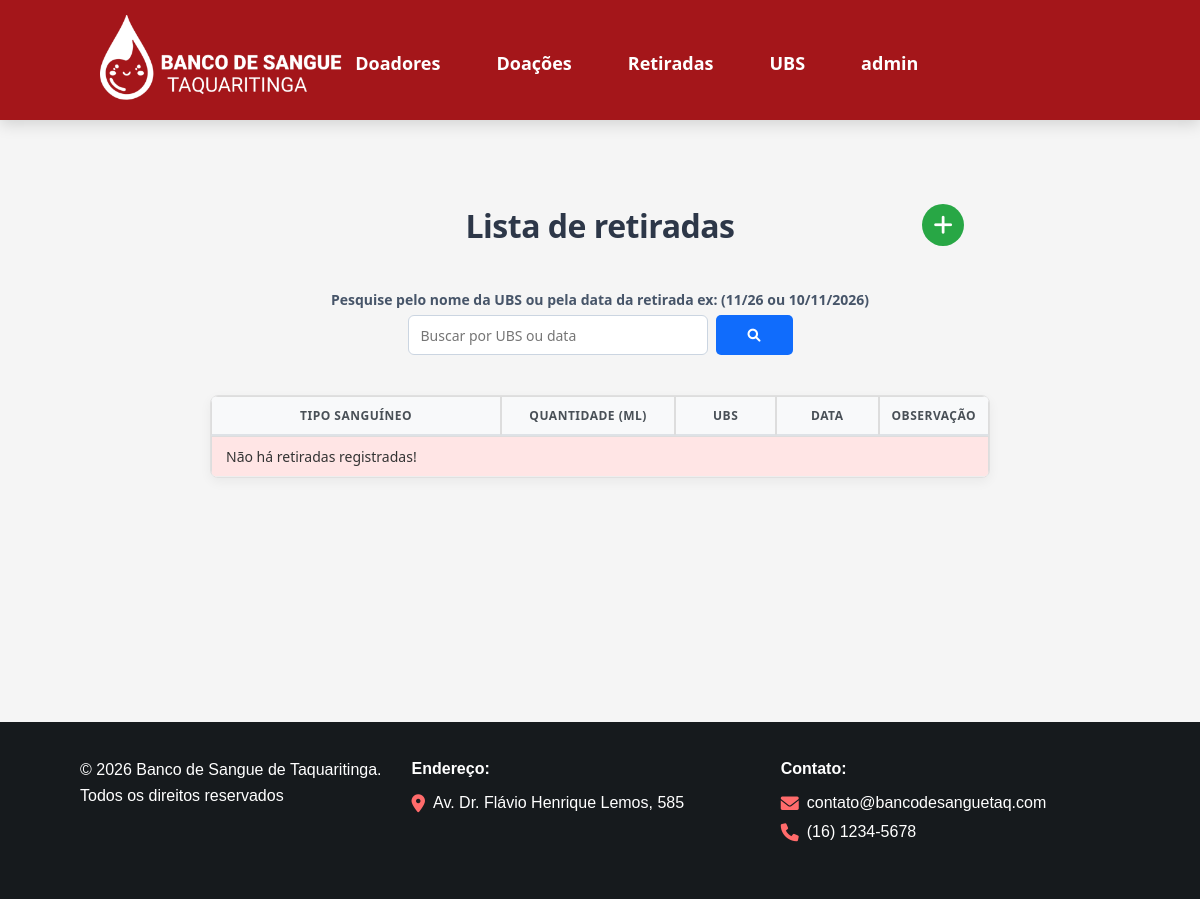
The app's page /web/public/index.php?rota=retiradas (signed in), older data.
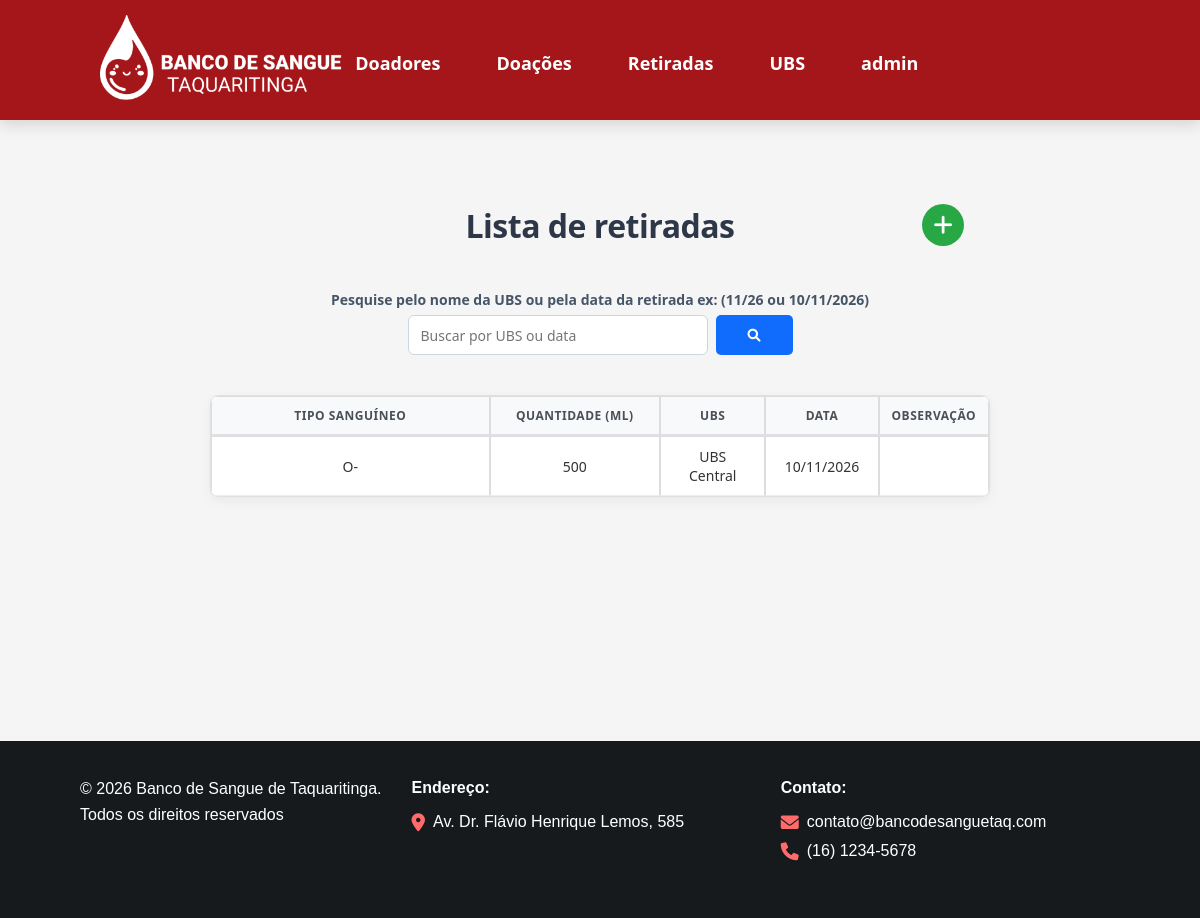
The same page, newer data.
### tables this page shows
CREATE TABLE `retiradas` (
  `id` int(10) UNSIGNED NOT NULL,
  `quantidade_ml` int(11) NOT NULL,
  `data_retirada` date NOT NULL,
  `observacao` text DEFAULT NULL,
  `created_at` timestamp NOT NULL DEFAULT current_timestamp(),
  `tipo_sangue_id` int(11) DEFAULT NULL,
  `ubs_id` int(11) DEFAULT NULL
);

CREATE TABLE `tipos_sangue` (
  `id` int(11) NOT NULL,
  `tipo` varchar(4) NOT NULL
);

CREATE TABLE `ubs` (
  `id` int(11) NOT NULL,
  `nome` varchar(100) NOT NULL,
  `telefone` varchar(20) DEFAULT NULL,
  `email` varchar(150) DEFAULT NULL,
  `responsavel` varchar(150) DEFAULT NULL,
  `cidade` varchar(100) DEFAULT NULL
);

### web/app/core/Controller.php (called while the page is built, shortened)
<?php
class Controller
{
    protected function view(
        string $view,
        array $dados = [],
        bool $usarLayout = true
    ): void {
        extract($dados);
        $arquivo = __DIR__ . '/../views/' . $view . '.php';
        require $arquivo;
    }
}

### web/app/controllers/RetiradaController.php (called while the page is built, shortened)
<?php
class RetiradaController extends Controller
{
    private Retirada $retirada;
    public function __construct()
    {
        $this->retirada = new Retirada();
    }
    public function index(): void
    {
        $retiradas =
            $this->retirada->listarTodas();
        $this->view(
            'retiradas/index',
            [
                'retiradas' => $retiradas
            ]
        );
    }
}

### web/public/index.php (called while the page is built)
<?php
require_once __DIR__ . '/../routes/web.php';

### back/api/core/autoload.php (called while the page is built, shortened)
<?php
spl_autoload_register(function ($class) {
    $pastas = [
        __DIR__ . '/../controllers/',
        __DIR__ . '/../models/',
        __DIR__ . '/../middleware/',
        __DIR__ . '/',
        __DIR__ . '/../../../../app/models/',
        __DIR__ . '/../../../../app/controllers/',
        __DIR__ . '/../../../../app/middleware/'
    ];
    foreach ($pastas as $pasta) {
        $arquivo = $pasta . $class . '.php';
    }
});

### web/config/database.php (called while the page is built, shortened)
<?php
class Database
{
    private static ?PDO $connection = null;
    public static function connect(): PDO
    {
        if (self::$connection === null) {
            try {
                self::$connection = new PDO(
                    'mysql:host=' . self::HOST . ';port=3307;dbname=' . self::DB_NAME . ';charset=utf8mb4',
                    self::USER,
                    self::PASSWORD
                );
                self::$connection->setAttribute(
                    PDO::ATTR_ERRMODE,
                    PDO::ERRMODE_EXCEPTION
                );
                self::$connection->setAttribute(
                    PDO::ATTR_DEFAULT_FETCH_MODE,
                    PDO::FETCH_ASSOC
                );
            } catch (PDOException $e) {
                die('** Falha na conexão com o banco de dados: ' . $e->getMessage());
            }
        }
        return self::$connection;
    }
}

### web/app/models/Model.php (called while the page is built, shortened)
<?php
require_once __DIR__ . '/../../config/database.php';
class Model
{
    public function __construct()
    {
        $this->db = Database::connect();
    }
}

### web/app/models/Retirada.php (called while the page is built, shortened)
<?php
class Retirada extends Model
{
public function listarTodas(): array
{
    $sql = "
        SELECT
            r.quantidade_ml,
            r.data_retirada,
            r.observacao,
            ts.tipo AS tipo_sangue,
            u.nome AS ubs
        FROM retiradas r
        INNER JOIN tipos_sangue ts
            ON r.tipo_sangue_id = ts.id
        INNER JOIN ubs u
            ON r.ubs_id = u.id
        ORDER BY r.data_retirada DESC
    ";
    $stmt = $this->db->prepare($sql);
    $stmt->execute();
    return $stmt->fetchAll();
}
}

### web/app/views/retiradas/index.php (the view, shortened to what the changed rows need)
<div style="
    width: 90%;
    max-width: 1000px;
    margin: 0 auto;
    position: relative;
    text-align: center;
">
    <h1 id="path2">
        Lista de retiradas
    </h1>
</div>
<br>
<br>
<div style="display: flex; justify-content: center;">
    <table
        class="table"
        id="dataTable"
        style="width: 90%; max-width: 1000px;"
    >
        <thead>
            <tr>
                <th style="text-align:center;">
                    Tipo Sanguíneo
                </th>
                <th style="text-align:center;">
                    Quantidade (ml)
                </th>
                <th style="text-align:center;">
                    UBS
                </th>
                <th style="text-align:center;">
                    Data
                </th>
                <th style="text-align:center;">
                    Observação
                </th>
            </tr>
        </thead>
        <tbody>
        <?php if (!empty($retiradas)): ?>
            <?php foreach ($retiradas as $retirada): ?>
                <tr data-retirada>
                    <td style="text-align:center;">
                        <?= htmlspecialchars(
                            $retirada['tipo_sangue']
                        ); ?>
                    </td>
                    <td style="text-align:center;">
                        <?= htmlspecialchars(
                            $retirada['quantidade_ml']
                        ); ?>
                    </td>
                    <td style="text-align:center;">
                        <?= htmlspecialchars(
                            $retirada['ubs']
                        ); ?>
                    </td>
                    <td style="text-align:center;">
                        <?= date(
                            'd/m/Y',
                            strtotime(
                                $retirada['data_retirada']
                            )
                        ); ?>
                    </td>
                    <td style="text-align:center;">
                    </td>
                </tr>
            <?php endforeach; ?>
        <?php else: ?>
            <tr>
                <td
                    colspan="5"
                    class="text-center alert alert-danger"
                >
                    Não há retiradas registradas!
                </td>
            </tr>
        <?php endif; ?>
        </tbody>
    </table>
</div>

Row changes from the older to the newer data that the page shows:
added retiradas: tipo_sangue.tipo "O-", quantidade_ml "500", ubs.nome "UBS Central", data_retirada "10/11/2026"
Text that changed along with them:
text no longer shown: "Não há retiradas registradas!"
